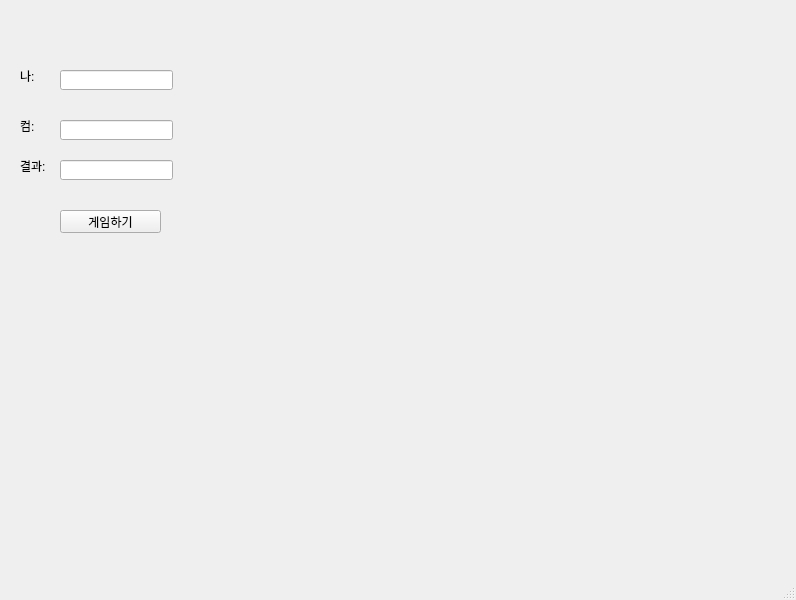
<?xml version="1.0" encoding="UTF-8"?>
<ui version="4.0">
 <class>MainWindow</class>
 <widget class="QMainWindow" name="MainWindow">
  <property name="geometry">
   <rect>
    <x>0</x>
    <y>0</y>
    <width>796</width>
    <height>600</height>
   </rect>
  </property>
  <property name="windowTitle">
   <string>MainWindow</string>
  </property>
  <widget class="QWidget" name="centralwidget">
   <widget class="QLabel" name="lblMine">
    <property name="geometry">
     <rect>
      <x>20</x>
      <y>70</y>
      <width>56</width>
      <height>12</height>
     </rect>
    </property>
    <property name="frameShadow">
     <enum>QFrame::Raised</enum>
    </property>
    <property name="text">
     <string>나:</string>
    </property>
   </widget>
   <widget class="QLabel" name="lblCom">
    <property name="geometry">
     <rect>
      <x>20</x>
      <y>120</y>
      <width>56</width>
      <height>12</height>
     </rect>
    </property>
    <property name="frameShadow">
     <enum>QFrame::Raised</enum>
    </property>
    <property name="text">
     <string>컴:</string>
    </property>
   </widget>
   <widget class="QLabel" name="lblResult">
    <property name="geometry">
     <rect>
      <x>20</x>
      <y>160</y>
      <width>56</width>
      <height>12</height>
     </rect>
    </property>
    <property name="frameShadow">
     <enum>QFrame::Raised</enum>
    </property>
    <property name="text">
     <string>결과:</string>
    </property>
   </widget>
   <widget class="QLineEdit" name="leMine">
    <property name="geometry">
     <rect>
      <x>60</x>
      <y>70</y>
      <width>113</width>
      <height>20</height>
     </rect>
    </property>
   </widget>
   <widget class="QLineEdit" name="leCom">
    <property name="geometry">
     <rect>
      <x>60</x>
      <y>120</y>
      <width>113</width>
      <height>20</height>
     </rect>
    </property>
   </widget>
   <widget class="QLineEdit" name="leResult">
    <property name="geometry">
     <rect>
      <x>60</x>
      <y>160</y>
      <width>113</width>
      <height>20</height>
     </rect>
    </property>
   </widget>
   <widget class="QPushButton" name="pb">
    <property name="geometry">
     <rect>
      <x>60</x>
      <y>210</y>
      <width>101</width>
      <height>23</height>
     </rect>
    </property>
    <property name="text">
     <string>게임하기</string>
    </property>
   </widget>
  </widget>
  <widget class="QMenuBar" name="menubar">
   <property name="geometry">
    <rect>
     <x>0</x>
     <y>0</y>
     <width>796</width>
     <height>21</height>
    </rect>
   </property>
  </widget>
  <widget class="QStatusBar" name="statusbar"/>
 </widget>
 <resources/>
 <connections/>
</ui>
